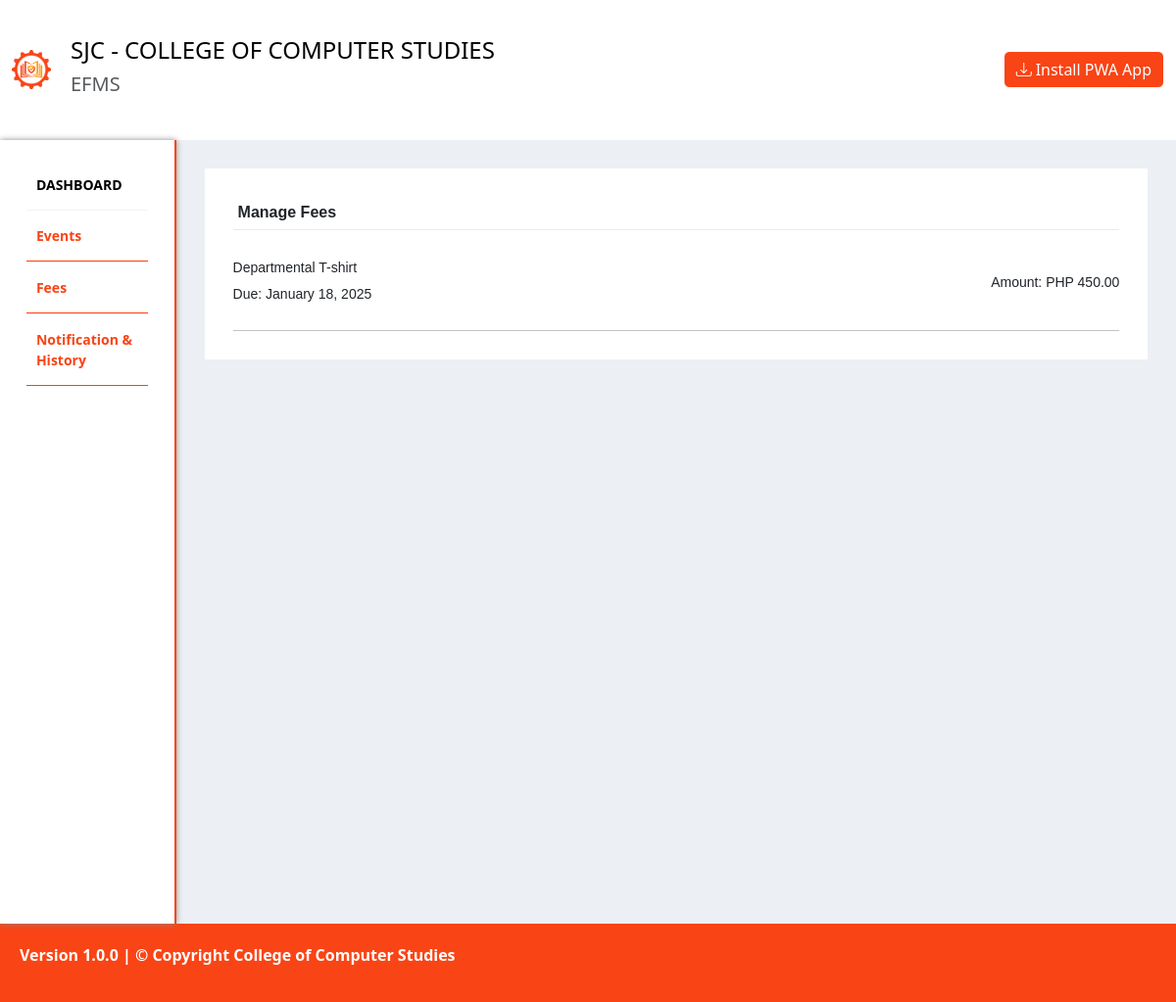
The page /index.php?content=student-index&student=student-fees (signed in) on the database its author committed.
### tables this page shows
CREATE TABLE IF NOT EXISTS `payments` (
  `id_payment` int NOT NULL AUTO_INCREMENT,
  `semester_ID` varchar(99) NOT NULL,
  `payment_name` varchar(255) NOT NULL,
  `payment_amount` decimal(10,2) NOT NULL,
  `date_payment` timestamp NULL DEFAULT CURRENT_TIMESTAMP,
  PRIMARY KEY (`id_payment`)
);

### php/db-conn.php (called while the page is built, shortened)
<?php
class Database {
    public function __construct() {
        $this->db = new mysqli("auth-db1632.hstgr.io", "u958767601_shirrah", "Shirrah612345", "u958767601_dcs");
    }
}
?>

### php/student/student-fees.php (the view, shortened to what this page needs)
<link rel="stylesheet" href=".//.//stylesheet/student/student-fees.css">
<div class="fee-management-con">
<div class="fee-management-header">
        <span>Manage Fees</span>
    </div>
    <div class="list-fees-con">
    <?php
    require_once "././php/db-conn.php";
    $db = new Database();
    $query = "SELECT id_payment, payment_name, payment_amount, date_payment
              FROM payments";
    $stmt = $db->db->prepare($query);
    $stmt->execute();
    $result = $stmt->get_result();
    if ($result && mysqli_num_rows($result) > 0) {
        while ($row = mysqli_fetch_assoc($result)) {
            $payment_name = $row['payment_name'];
            $payment_amount = $row['payment_amount'];
            $date_payment = date('F d, Y', strtotime($row['date_payment']));
            echo '
            <div class="fee">
                <div class="name-date">
                    <h4>' . htmlspecialchars($payment_name) . '</h4>
                    <p>Due: ' . $date_payment . '</p>
                </div>
                <div class="date-created">
                    <p>Amount: PHP ' . number_format($payment_amount, 2) . '</p>
                </div>
            </div>';
        }
    } else {
        echo '<p>No fees found.</p>';
    }
    ?>
    </div>
</div>

### stylesheet/index.css (style rules this page uses)
* { margin: 0; padding: 0; box-sizing: border-box; }
body, html { height: 100%; }

### stylesheet/student/student-fees.css (style rules this page uses)
.fee-management-con { font-family: "Open-sans", sans-serif; width: auto; height: auto; padding: 1.8rem; margin: 1.8rem; display: flex; flex-direction: column; background-color: white; }
.fee-management-header { width: 100%; padding: 5px; border-bottom: solid 1px #e8ecf1; display: flex; flex-direction: row; }
.fee-management-header span { font-weight: 600; width: 50%; }
.list-fees-con { margin-top: 20px; }
.fee { display: flex; flex-direction: row; width: 100%; justify-content: space-between; align-items: center; border-bottom: 1px solid rgb(194, 194, 194); padding: 10px 0; }
.name-date h4, .name-date p, .date-created p { font-size: 14px; }

### rows shown on the page
payments: payment_name "Departmental T-shirt", date_payment "January 18, 2025", payment_amount "450.00"
